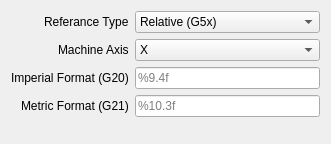
<?xml version="1.0" encoding="UTF-8"?>
<ui version="4.0">
 <class>Dialog</class>
 <widget class="QDialog" name="Dialog">
  <property name="geometry">
   <rect>
    <x>0</x>
    <y>0</y>
    <width>331</width>
    <height>144</height>
   </rect>
  </property>
  <property name="windowTitle">
   <string>DRO Settings Editor</string>
  </property>
  <layout class="QFormLayout" name="formLayout">
   <property name="labelAlignment">
    <set>Qt::AlignRight|Qt::AlignTrailing|Qt::AlignVCenter</set>
   </property>
   <item row="0" column="0">
    <widget class="QLabel" name="label">
     <property name="text">
      <string>Referance Type</string>
     </property>
    </widget>
   </item>
   <item row="0" column="1">
    <widget class="QComboBox" name="comboBox">
     <item>
      <property name="text">
       <string>Relative (G5x)</string>
      </property>
     </item>
     <item>
      <property name="text">
       <string>Absolute (G53)</string>
      </property>
     </item>
     <item>
      <property name="text">
       <string>Distance To Go</string>
      </property>
     </item>
    </widget>
   </item>
   <item row="1" column="0">
    <widget class="QLabel" name="label_2">
     <property name="text">
      <string>Machine Axis</string>
     </property>
    </widget>
   </item>
   <item row="1" column="1">
    <widget class="QComboBox" name="comboBox_2">
     <item>
      <property name="text">
       <string>X</string>
      </property>
     </item>
     <item>
      <property name="text">
       <string>Y</string>
      </property>
     </item>
     <item>
      <property name="text">
       <string>Z</string>
      </property>
     </item>
     <item>
      <property name="text">
       <string>U</string>
      </property>
     </item>
     <item>
      <property name="text">
       <string>V</string>
      </property>
     </item>
     <item>
      <property name="text">
       <string>W</string>
      </property>
     </item>
     <item>
      <property name="text">
       <string>A</string>
      </property>
     </item>
     <item>
      <property name="text">
       <string>B</string>
      </property>
     </item>
     <item>
      <property name="text">
       <string>C</string>
      </property>
     </item>
    </widget>
   </item>
   <item row="2" column="0">
    <widget class="QLabel" name="label_3">
     <property name="text">
      <string>Imperial Format (G20)</string>
     </property>
    </widget>
   </item>
   <item row="3" column="0">
    <widget class="QLabel" name="label_4">
     <property name="text">
      <string>Metric Format (G21)</string>
     </property>
    </widget>
   </item>
   <item row="2" column="1">
    <widget class="QLineEdit" name="lineEdit_2">
     <property name="placeholderText">
      <string>%9.4f</string>
     </property>
    </widget>
   </item>
   <item row="3" column="1">
    <widget class="QLineEdit" name="lineEdit">
     <property name="placeholderText">
      <string>%10.3f</string>
     </property>
    </widget>
   </item>
  </layout>
 </widget>
 <resources/>
 <connections/>
</ui>
